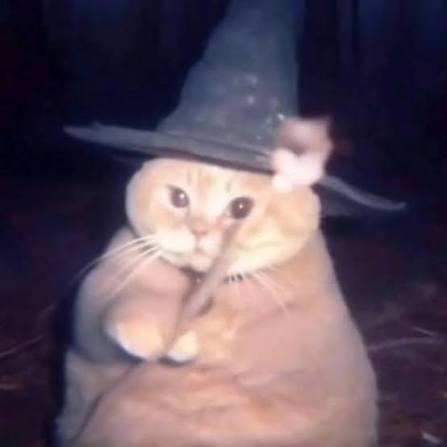
#> input picture DIP-Test/Images/meo.png, 447 x 447 px
$ python Negative.py
#> lines starting #> are read from the running program, lines starting #| are printed output that depends on the picture
import cv2
# [4 lines of commented-out code are left out]
img =cv2.imread("Images/meo.png",cv2.IMREAD_COLOR)
#> img is the input picture: shape (447, 447, 3); mean B, G, R 94.1, 80.4, 95.4
img_neg=img.copy()
height,width=img.shape[:2]
#> height = 447; width = 447
for i in range(0,height):
    for j in range(0,width):
        img_neg[i,j]=255-img[i,j]
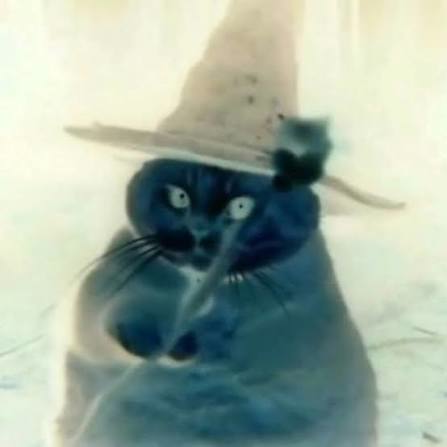
#> img_neg: shape (447, 447, 3); mean B, G, R 160.9, 174.6, 159.6
cv2.imshow("meo negative",img_neg)
cv2.waitKey(0)
cv2.destroyAllWindows()
